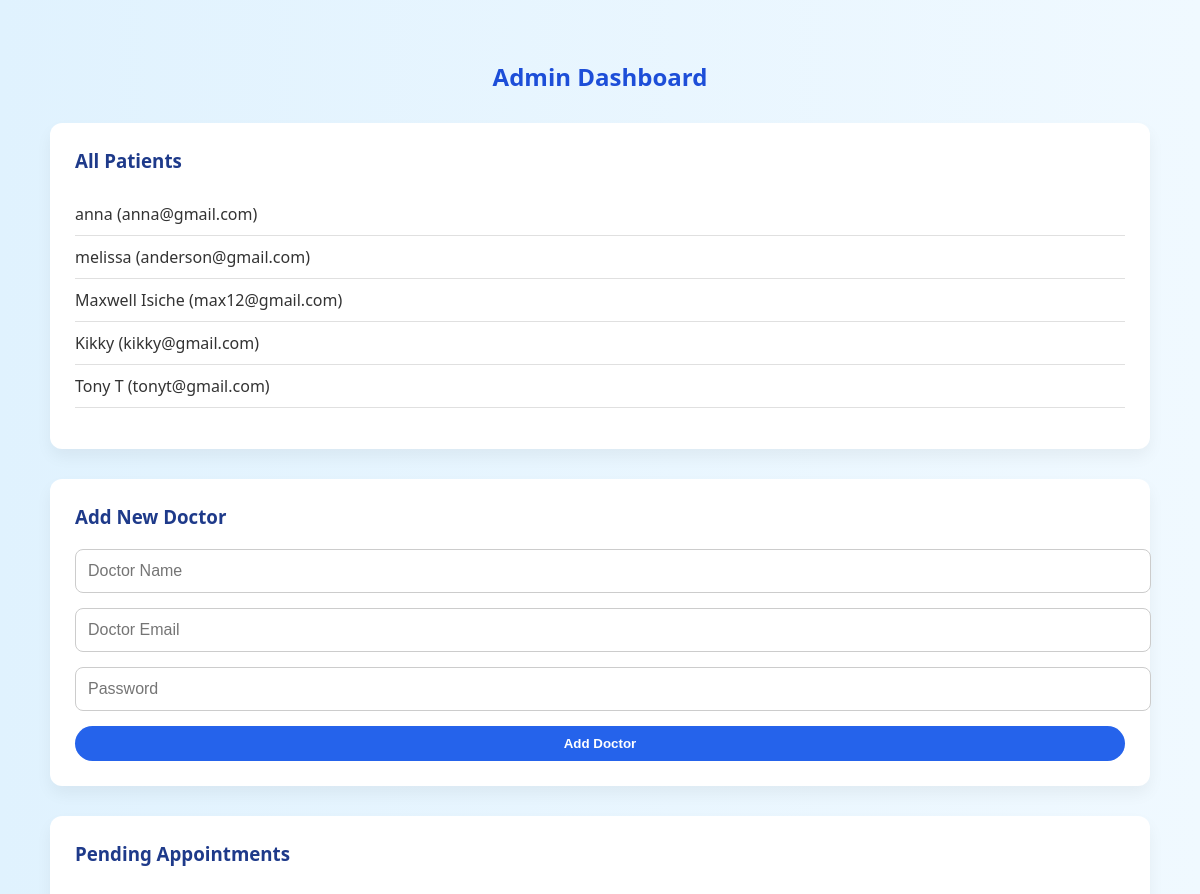
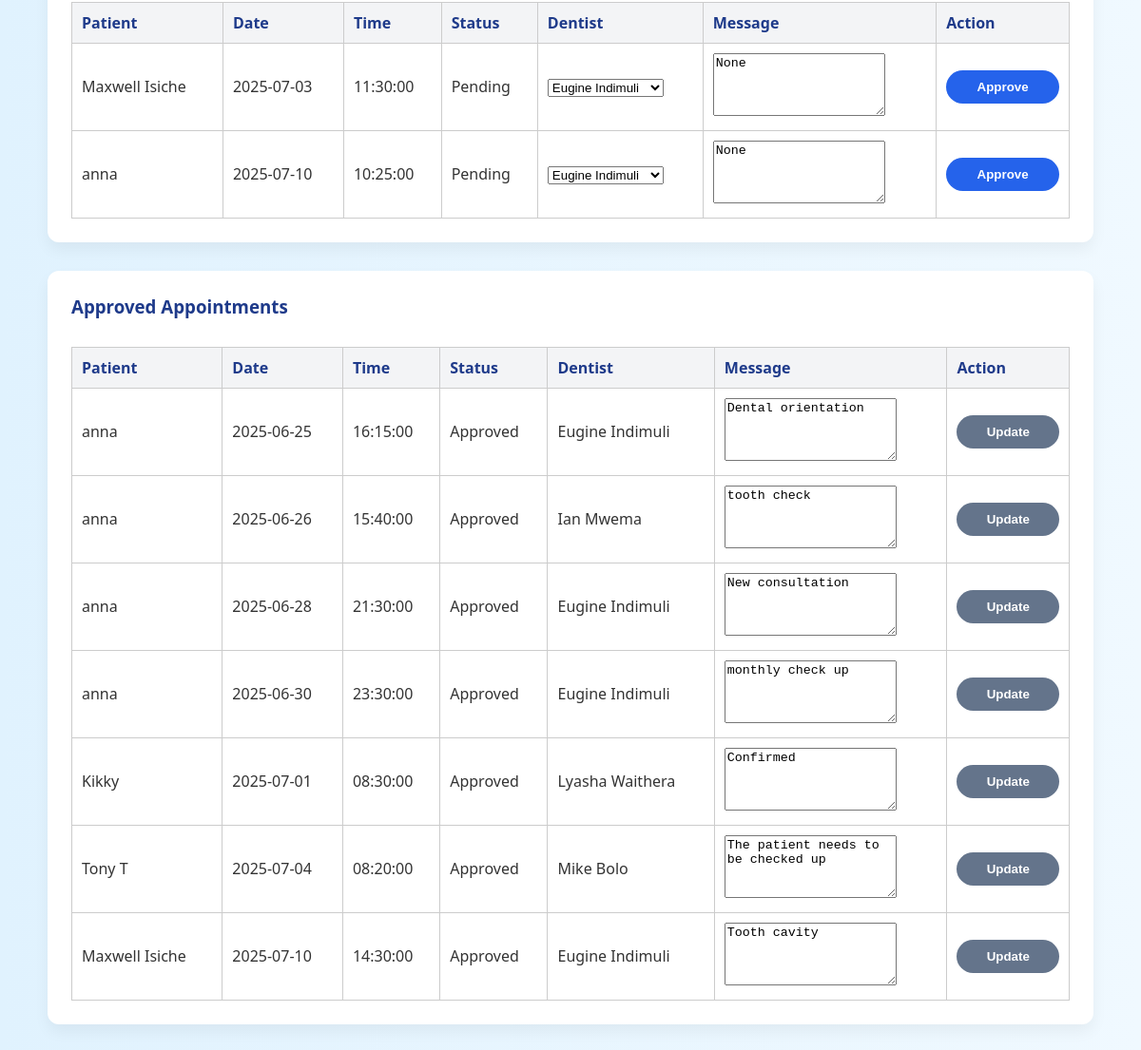
The app's page /admin (signed in) with its own data (2 pictures, top to bottom).
### app/models.py (models this page shows, shortened)
class User(UserMixin, db.Model):
    id = db.Column(db.Integer, primary_key=True)
    name = db.Column(db.String(120))
    email = db.Column(db.String(120), unique=True)
    password_hash = db.Column(db.String(128))
    role = db.Column(db.String(10), default='patient')  # patient or admin

class Appointment(db.Model):
    id = db.Column(db.Integer, primary_key=True)
    patient_id = db.Column(db.Integer, db.ForeignKey('user.id'))
    date = db.Column(db.Date, nullable=False)
    time = db.Column(db.Time, nullable=False)
    reason = db.Column(db.String(255), nullable=False)
    status = db.Column(db.String(50), default='Pending')
    dentist = db.Column(db.String(100))
    message = db.Column(db.Text)
    patient = db.relationship('User', backref='appointments', foreign_keys=[patient_id])

### app/routes.py (the view, shortened to what this page needs)
@main.route('/admin', methods=['GET', 'POST'])
@login_required
def admin_dashboard():
    if current_user.role != 'admin':
        return redirect(url_for('main.dashboard'))
    pending_appointments = Appointment.query.filter_by(status="Pending").order_by(Appointment.date, Appointment.time).all()
    approved_appointments = Appointment.query.filter_by(status="Approved").order_by(Appointment.date, Appointment.time).all()
    patients = User.query.filter_by(role='patient').all()
    doctors = User.query.filter_by(role='doctor').all()
    return render_template(
        'admin.html',
        pending_appointments=pending_appointments,
        approved_appointments=approved_appointments,
        doctors=doctors,
        patients=patients
    )

### app/routes.py (called while the page is built)
@login_manager.user_loader
def load_user(user_id):
    return User.query.get(int(user_id))

### app/templates/admin.html (shortened to what this page needs)
<!DOCTYPE html>
<html lang="en">
<head>
    <link rel="stylesheet" href="{{ url_for('static', filename='styles.css') }}">
</head>
<body>
<div class="admin-container">
    <h2 class="page-title">Admin Dashboard</h2>
    <section class="admin-section">
        <h3>All Patients</h3>
        <ul class="patient-list">
            {% for patient in patients %}
                <li>{{ patient.name }} ({{ patient.email }})</li>
            {% endfor %}
        </ul>
    </section>
    <section class="admin-section">
        <h3>Add New Doctor</h3>
        <form method="POST" class="admin-form">
            <input type="text" name="name" placeholder="Doctor Name" required>
            <input type="email" name="email" placeholder="Doctor Email" required>
            <input type="password" name="password" placeholder="Password" required>
            <button type="submit" class="btn btn-primary">Add Doctor</button>
        </form>
    </section>
    <section class="admin-section">
        <h3>Pending Appointments</h3>
        {% if pending_appointments %}
        <div class="table-container">
            <table class="appointment-table">
                <thead>
                    <tr>
                        <th>Patient</th>
                        <th>Date</th>
                        <th>Time</th>
                        <th>Status</th>
                        <th>Dentist</th>
                        <th>Message</th>
                        <th>Action</th>
                    </tr>
                </thead>
                <tbody>
                    {% for app in pending_appointments %}
                    <tr>
                        <form method="POST">
                            <td>{{ app.patient.name }}</td>
                            <td>{{ app.date }}</td>
                            <td>{{ app.time }}</td>
                            <td>{{ app.status }}</td>
                            <td>
                                <select name="dentist" required>
                                    {% for d in doctors %}
                                        <option value="{{ d.id }}">{{ d.name }}</option>
                                    {% endfor %}
                                </select>
                            </td>
                            <td><textarea name="message">{{ app.message }}</textarea></td>
                            <td><button type="submit" class="btn btn-primary">Approve</button></td>
                        </form>
                    </tr>
                    {% endfor %}
                </tbody>
            </table>
        </div>
        {% else %}
            <p>No pending appointments.</p>
        {% endif %}
    </section>
    <section class="admin-section">
        <h3>Approved Appointments</h3>
        {% if approved_appointments %}
        <div class="table-container">
            <table class="appointment-table">
                <thead>
                    <tr>
                        <th>Patient</th>
                        <th>Date</th>
                        <th>Time</th>
                        <th>Status</th>
                        <th>Dentist</th>
                        <th>Message</th>
                        <th>Action</th>
                    </tr>
                </thead>
                <tbody>
                    {% for app in approved_appointments %}
                    <tr>
                        <form method="POST">
                            <td>{{ app.patient.name }}</td>
                            <td>{{ app.date }}</td>
                            <td>{{ app.time }}</td>
                            <td>{{ app.status }}</td>
                            <td>{{ app.dentist }}</td>
                            <td><textarea name="message">{{ app.message }}</textarea></td>
                            <td><button type="submit" class="btn btn-secondary">Update</button></td>
                        </form>
                    </tr>
                    {% endfor %}
                </tbody>
            </table>
        </div>
        {% else %}
            <p>No approved appointments.</p>
        {% endif %}
    </section>
</div>
</body>
</html>

### app/static/styles.css (style rules this page uses)
body { margin: 0; font-family: 'Segoe UI', Tahoma, Geneva, Verdana, sans-serif; background: linear-gradient(to right, #dbeafe, #e0f2fe); color: #333; }
.btn { text-decoration: none; padding: 12px 24px; border-radius: 25px; background-color: #e0e7ff; color: #1e3a8a; font-weight: bold; transition: all 0.3s ease; border: 2px solid transparent; }
.btn-primary { background-color: #2563eb; color: white; }
.btn { padding: 12px; width: 100%; border: none; border-radius: 25px; font-weight: bold; transition: all 0.3s ease; cursor: pointer; }
body { font-family: 'Segoe UI', Tahoma, Geneva, Verdana, sans-serif; background: linear-gradient(to right, #e0f2fe, #f0f9ff); margin: 0; padding: 0; color: #333; }
.admin-container { max-width: 1100px; margin: auto; padding: 40px 20px; }
.page-title { text-align: center; color: #1d4ed8; margin-bottom: 30px; }
.admin-section { background: #fff; padding: 25px; margin-bottom: 30px; border-radius: 12px; box-shadow: 0 8px 16px rgba(0, 0, 0, 0.05); }
.admin-section h3 { margin-top: 0; color: #1e3a8a; margin-bottom: 20px; }
.patient-list { list-style: none; padding-left: 0; }
.patient-list li { padding: 10px 0; border-bottom: 1px solid #e0e0e0; }
.admin-form input, .admin-form select, .admin-form textarea { display: block; width: 100%; padding: 12px; margin-bottom: 15px; border-radius: 8px; border: 1px solid #ccc; font-size: 1rem; }
textarea { resize: vertical; min-height: 60px; }
.btn { padding: 10px 20px; border-radius: 25px; font-weight: bold; border: none; cursor: pointer; transition: 0.3s ease; }
.btn-secondary { background-color: #64748b; color: white; }
.table-container { overflow-x: auto; }
.appointment-table { width: 100%; border-collapse: collapse; margin-top: 10px; }
.appointment-table th, .appointment-table td { border: 1px solid #ccc; padding: 10px; text-align: left; }
.appointment-table th { background-color: #f3f4f6; color: #1e3a8a; }

### records on screen
User: name "anna", email "anna@gmail.com"
User: name "melissa", email "anderson@gmail.com"
User: name "Maxwell Isiche", email "max12@gmail.com"
User: name "Kikky", email "kikky@gmail.com"
User: name "Tony T", email "tonyt@gmail.com"
Appointment: patient.name "Maxwell Isiche", date "2025-07-03", time "11:30:00", status "Pending", message "None"
Appointment: patient.name "anna", date "2025-07-10", time "10:25:00", status "Pending", message "None"
Appointment: patient.name "anna", date "2025-06-25", time "16:15:00", status "Approved", dentist "Eugine Indimuli", message "Dental orientation"
Appointment: patient.name "anna", date "2025-06-26", time "15:40:00", status "Approved", dentist "Ian Mwema", message "tooth check"
Appointment: patient.name "anna", date "2025-06-28", time "21:30:00", status "Approved", dentist "Eugine Indimuli", message "New consultation"
Appointment: patient.name "anna", date "2025-06-30", time "23:30:00", status "Approved", dentist "Eugine Indimuli", message "monthly check up"
Appointment: patient.name "Kikky", date "2025-07-01", time "08:30:00", status "Approved", dentist "Lyasha Waithera", message "Confirmed"
Appointment: patient.name "Tony T", date "2025-07-04", time "08:20:00", status "Approved", dentist "Mike Bolo", message "The patient needs to be checked up"
Appointment: patient.name "Maxwell Isiche", date "2025-07-10", time "14:30:00", status "Approved", dentist "Eugine Indimuli", message "Tooth cavity"

### other values on screen
form field dentist "Eugine Indimuli"
